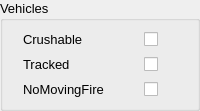
             <widget class="QGroupBox" name="vehiclesGroupBox">
              <property name="font">
               <font>
                <pointsize>10</pointsize>
               </font>
              </property>
              <property name="title">
               <string>Vehicles</string>
              </property>
              <layout class="QFormLayout" name="formLayout_5">
               <property name="horizontalSpacing">
                <number>40</number>
               </property>
               <property name="verticalSpacing">
                <number>10</number>
               </property>
               <property name="leftMargin">
                <number>20</number>
               </property>
               <property name="rightMargin">
                <number>20</number>
               </property>
               <item row="0" column="0">
                <widget class="QLabel" name="crushableLabel">
                 <property name="text">
                  <string>Crushable</string>
                 </property>
                </widget>
               </item>
               <item row="0" column="1">
                <widget class="QCheckBox" name="crushableCheckBox">
                 <property name="toolTip">
                  <string>Can it be crushed by a heavy tracked vehicle (def=no)?</string>
                 </property>
                 <property name="text">
                  <string/>
                 </property>
                 <property name="property_name" stdset="0">
                  <string>crushable</string>
                 </property>
                </widget>
               </item>
               <item row="1" column="0">
                <widget class="QLabel" name="trackedLabel">
                 <property name="text">
                  <string>Tracked</string>
                 </property>
                </widget>
               </item>
               <item row="1" column="1">
                <widget class="QCheckBox" name="trackedCheckBox">
                 <property name="toolTip">
                  <string>Is this vehicle tracked [as opposed to wheeled] (def=no)?</string>
                 </property>
                 <property name="text">
                  <string/>
                 </property>
                 <property name="property_name" stdset="0">
                  <string>tracked</string>
                 </property>
                </widget>
               </item>
               <item row="2" column="0">
                <widget class="QLabel" name="noMovingFireLabel">
                 <property name="text">
                  <string>NoMovingFire</string>
                 </property>
                </widget>
               </item>
               <item row="2" column="1">
                <widget class="QCheckBox" name="noMovingFireCheckBox">
                 <property name="toolTip">
                  <string>The vehicle must stop before it can fire (def=no)?</string>
                 </property>
                 <property name="text">
                  <string/>
                 </property>
                 <property name="property_name" stdset="0">
                  <string>no_moving_fire</string>
                 </property>
                </widget>
               </item>
              </layout>
             </widget>
